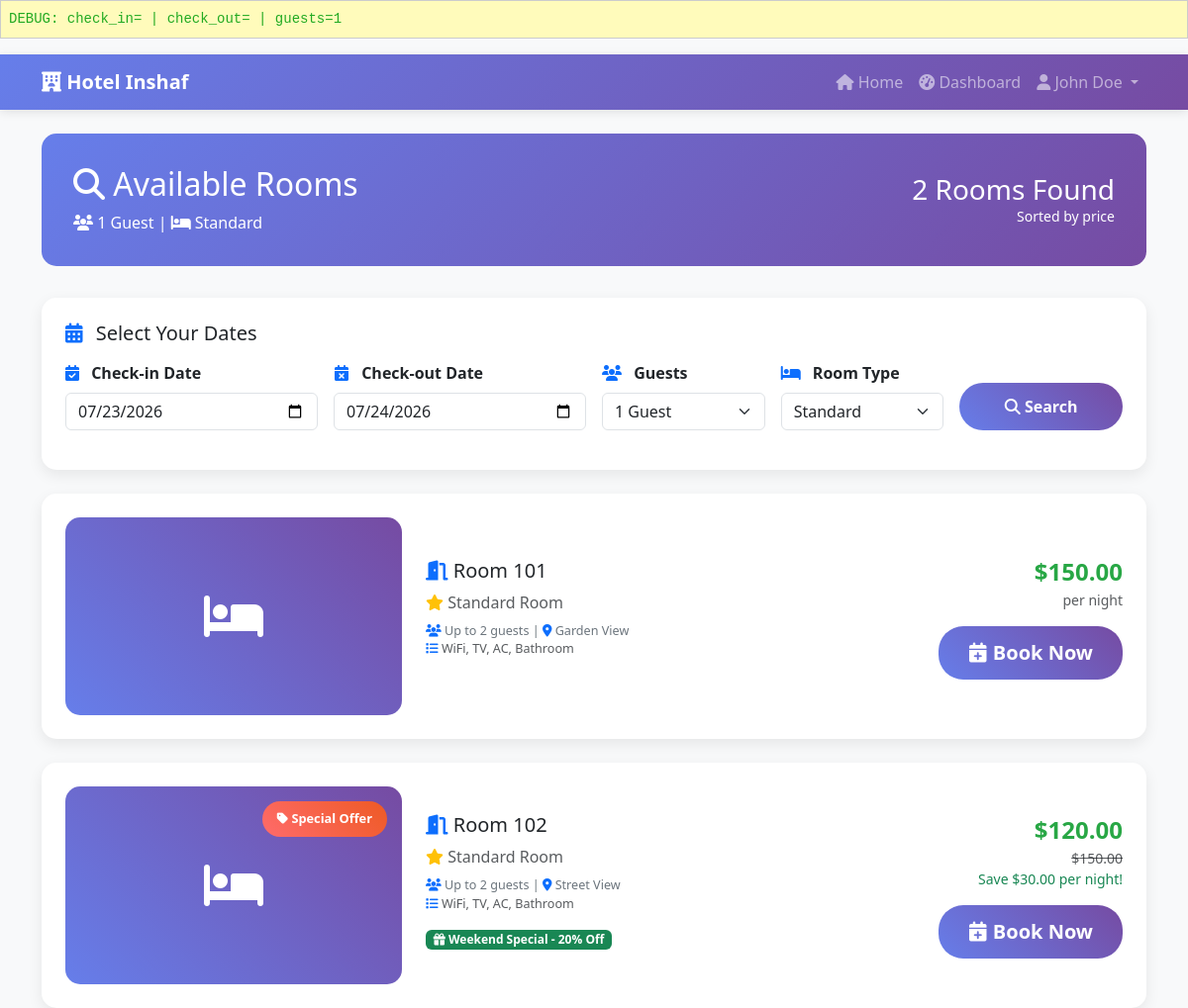
Page /index.php?controller=guest-portal&action=searchRooms&room_type=Standard (signed in) on the committed database.
### tables this page shows
CREATE TABLE rooms (
    room_id INT AUTO_INCREMENT PRIMARY KEY,
    room_number VARCHAR(10) UNIQUE NOT NULL,
    room_type VARCHAR(50) NOT NULL,
    price DECIMAL(10,2) NOT NULL,
    discounted_price DECIMAL(10,2),
    status ENUM('Available', 'Booked', 'Maintenance', 'Housekeeping') DEFAULT 'Available',
    amenities TEXT,
    max_occupancy INT DEFAULT 2,
    floor_number INT DEFAULT 1,
    view_type VARCHAR(50),
    is_promotional BOOLEAN DEFAULT FALSE,
    promotion_description TEXT,
    promotion_start_date DATE,
    promotion_end_date DATE,
    housekeeping_status ENUM('Clean', 'Dirty', 'In Progress') DEFAULT 'Clean',
    last_cleaned TIMESTAMP,
    created_at TIMESTAMP DEFAULT CURRENT_TIMESTAMP,
    updated_at TIMESTAMP DEFAULT CURRENT_TIMESTAMP ON UPDATE CURRENT_TIMESTAMP
);

### views/public/search_results.php (the view, shortened to what the rows shown need)
<!DOCTYPE html>
<html lang="en">
<head>
    <link href="https://cdn.jsdelivr.net/npm/bootstrap@5.3.0/dist/css/bootstrap.min.css" rel="stylesheet">
    <link href="https://cdnjs.cloudflare.com/ajax/libs/font-awesome/6.4.0/css/all.min.css" rel="stylesheet">
</head>
<body>
    <div class="container mt-4">
        <div class="results-header fade-in">
            <div class="row align-items-center">
                <div class="col-lg-8">
                    <h2 class="mb-2">
                        <i class="fas fa-search"></i> Available Rooms
                    </h2>
                </div>
            </div>
        </div>
        <div class="row">
            <div class="col-12">
                <?php if (!empty($availableRooms)): ?>
                    <div class="row g-4">
                        <?php foreach ($availableRooms as $room): ?>
                            <div class="col-12 fade-in">
                                <div class="search-card p-4">
                                    <div class="row align-items-center">
                                        <div class="col-md-4">
                                            <div class="position-relative">
                                                <div class="bg-primary d-flex align-items-center justify-content-center"
                                                     style="height: 200px; background: linear-gradient(45deg, #667eea, #764ba2); border-radius: 15px;">
                                                    <i class="fas fa-bed text-white" style="font-size: 3rem;"></i>
                                                </div>
                                                <?php if (isset($room['is_promotional']) && $room['is_promotional']): ?>
                                                    <div class="promo-badge">
                                                        <i class="fas fa-tag"></i> Special Offer
                                                    </div>
                                                <?php endif; ?>
                                            </div>
                                        </div>
                                        <div class="col-md-5">
                                            <h5 class="mb-2">
                                                <i class="fas fa-door-open text-primary"></i>
                                                Room <?php echo htmlspecialchars($room['room_number']); ?>
                                            </h5>
                                            <p class="text-muted mb-2">
                                                <i class="fas fa-star text-warning"></i>
                                                <?php echo htmlspecialchars($room['room_type']); ?> Room
                                            </p>
                                            <div class="amenities-list mb-3">
                                                <small>
                                                    <i class="fas fa-users text-primary"></i>
                                                    Up to <?php echo $room['max_occupancy']; ?> guests |
                                                    <i class="fas fa-map-marker-alt text-primary"></i>
                                                    <?php echo htmlspecialchars($room['view_type'] ?? 'City View'); ?>
                                                </small><br>
                                                <small class="text-muted">
                                                    <i class="fas fa-list text-primary"></i>
                                                    <?php echo htmlspecialchars($room['amenities']); ?>
                                                </small>
                                            </div>
                                            <?php if (isset($room['is_promotional']) && $room['is_promotional'] && !empty($room['promotion_description'])): ?>
                                                <div class="mb-2">
                                                    <small class="badge bg-success">
                                                        <i class="fas fa-gift"></i> <?php echo htmlspecialchars($room['promotion_description']); ?>
                                                    </small>
                                                </div>
                                            <?php endif; ?>
                                        </div>
                                        <div class="col-md-3 text-end">
                                            <div class="mb-3">
                                                <?php if (isset($room['discounted_price']) && $room['discounted_price']): ?>
                                                    <span class="price-highlight">$<?php echo number_format($room['discounted_price'], 2); ?></span>
                                                    <small class="text-muted d-block text-decoration-line-through">$<?php echo number_format($room['price'], 2); ?></small>
                                                    <small class="text-success">Save $<?php echo number_format($room['price'] - $room['discounted_price'], 2); ?> per night!</small>
                                                <?php else: ?>
                                                    <span class="price-highlight">$<?php echo number_format($room['price'], 2); ?></span>
                                                    <small class="text-muted d-block">per night</small>
                                                <?php endif; ?>
                                            </div>
                                            <a href="../public/index.php?controller=guest-portal&action=bookRoom&room_id=<?php echo $room['room_id']; ?>"
   class="btn btn-gradient btn-lg">
    <i class="fas fa-calendar-plus"></i> Book Now
</a>
                                        </div>
                                    </div>
                                </div>
                            </div>
                        <?php endforeach; ?>
                    </div>
                <?php endif; ?>
            </div>
        </div>
    </div>
</body>
</html>

### rows in the picture
rooms: room_number "101", room_type "Standard", max_occupancy "2", view_type "Garden View", amenities "WiFi, TV, AC, Bathroom", price "150.00"
rooms: is_promotional 1 (drawn), room_number "102", room_type "Standard", max_occupancy "2", view_type "Street View", amenities "WiFi, TV, AC, Bathroom", promotion_description "Weekend Special - 20% Off", discounted_price "120.00", price "150.00", $room['price'] - $room['discounted_price'] "30.00"

### other values in the picture
$guests "1"
$_SESSION['guest_name'] "John Doe"
$room_type "Standard"
count($availableRooms) "2"
